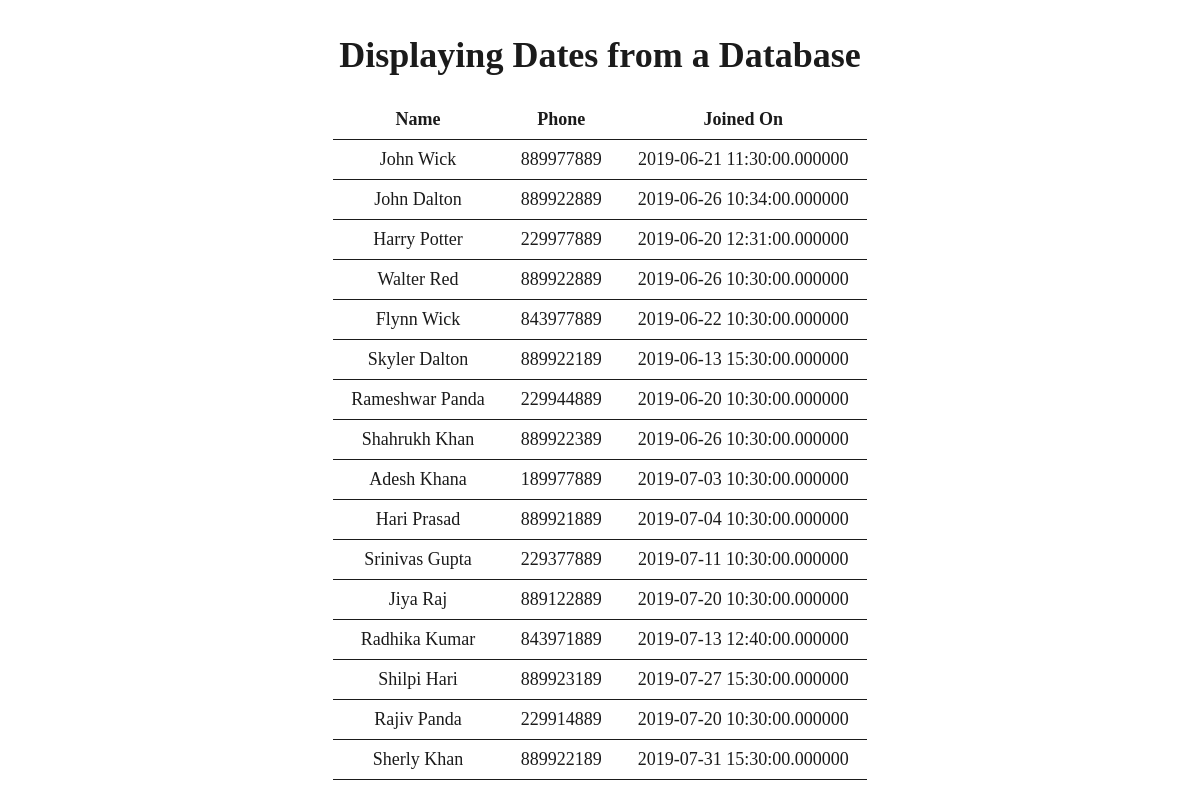
The page /07/demos/m7/clip3/before/employee_list.php on the database its author committed.
### tables this page shows
CREATE TABLE `employees` (
  `id` int(5) NOT NULL,
  `name` varchar(15) NOT NULL,
  `phone` varchar(10) NOT NULL,
  `joined_at` datetime(6) NOT NULL
);

### 07/demos/m7/clip3/before/employee_list.php (the view, shortened to what this page needs)
<?php
require_once 'db_connect.php';
$sql = 'SELECT name, phone, joined_at FROM employees';
?>
<!doctype html>
<html>
<head>
    <link href="style.css" rel="stylesheet" type="text/css">
</head>
<body id="main-content">
<h1>Displaying Dates from a Database</h1>
<table>
    <?php if ($db) { ?>
    <table>
        <tr>
            <th>Name</th>
            <th>Phone</th>
            <th>Joined On</th>
        </tr>
        <?php
        foreach ($db->query($sql) as $row) { ?>
            <tr>
                <td><?= $row['name'] ?></td>
                <td><?= $row['phone'] ?></td>
                <td><?= $row['joined_at'] ?></td>
            </tr>
        <?php }
        }
        ?>
    </table>
</body>
</html>

### 07/demos/m7/clip3/before/style.css (style rules this page uses)
html { height: 100%; width: 100%; margin: 0; padding: 0; }
body { height: 100%; width: 100%; margin: 0; padding: 0; font-size: 18px; color: #1B1B1B; }
#main-content { width: 700px; padding: 10px 0 20px; text-align: center; margin: auto; }
table { border-collapse: collapse; margin: auto; }
th, td { padding: 0.5em 1em; border-bottom: solid 1px; }

### rows shown on the page
employees: name "John Wick", phone "889977889", joined_at "2019-06-21 11:30:00.000000"
employees: name "John Dalton", phone "889922889", joined_at "2019-06-26 10:34:00.000000"
employees: name "Harry Potter", phone "229977889", joined_at "2019-06-20 12:31:00.000000"
employees: name "Walter Red", phone "889922889", joined_at "2019-06-26 10:30:00.000000"
employees: name "Flynn Wick", phone "843977889", joined_at "2019-06-22 10:30:00.000000"
employees: name "Skyler Dalton", phone "889922189", joined_at "2019-06-13 15:30:00.000000"
employees: name "Rameshwar Panda", phone "229944889", joined_at "2019-06-20 10:30:00.000000"
employees: name "Shahrukh Khan", phone "889922389", joined_at "2019-06-26 10:30:00.000000"
employees: name "Adesh Khana", phone "189977889", joined_at "2019-07-03 10:30:00.000000"
employees: name "Hari Prasad", phone "889921889", joined_at "2019-07-04 10:30:00.000000"
employees: name "Srinivas Gupta", phone "229377889", joined_at "2019-07-11 10:30:00.000000"
employees: name "Jiya Raj", phone "889122889", joined_at "2019-07-20 10:30:00.000000"
employees: name "Radhika Kumar", phone "843971889", joined_at "2019-07-13 12:40:00.000000"
employees: name "Shilpi Hari", phone "889923189", joined_at "2019-07-27 15:30:00.000000"
employees: name "Rajiv Panda", phone "229914889", joined_at "2019-07-20 10:30:00.000000"
employees: name "Sherly Khan", phone "889922189", joined_at "2019-07-31 15:30:00.000000"
